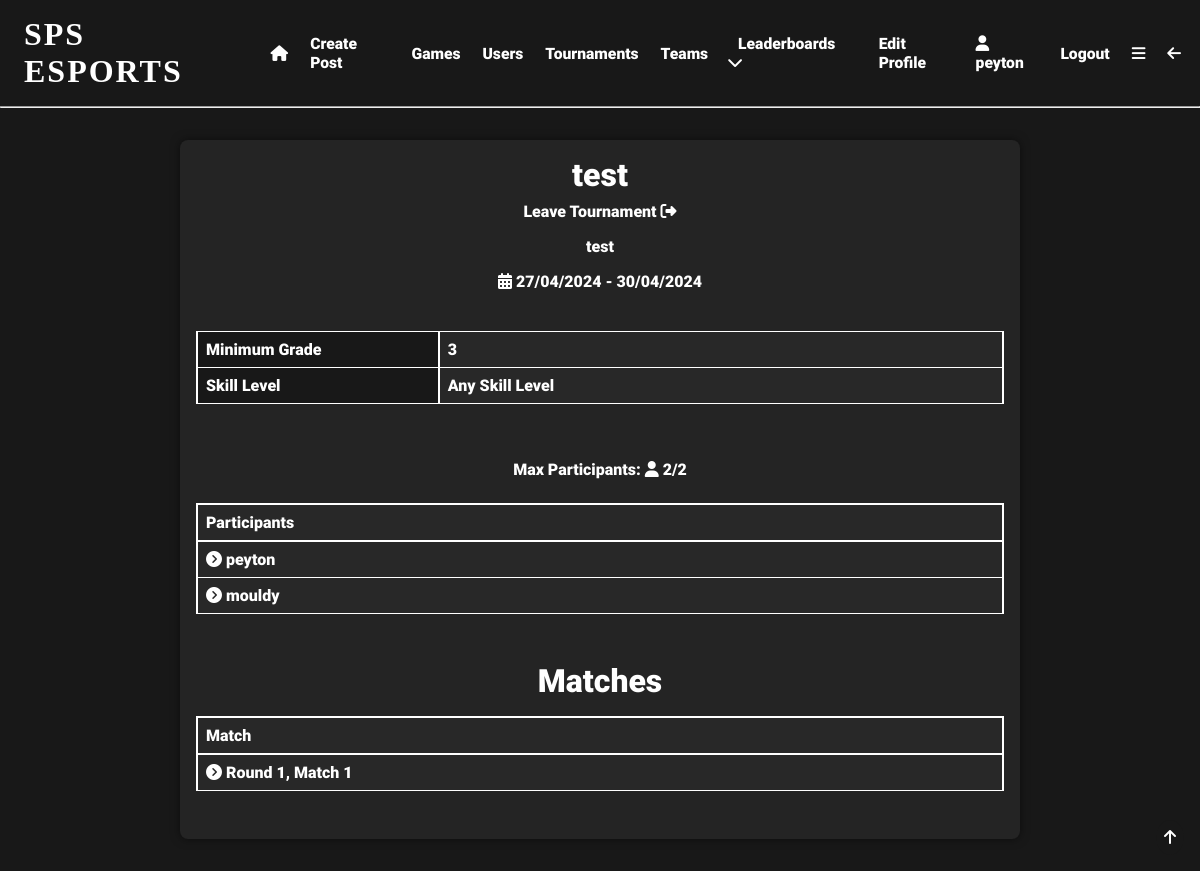
/tournament/1 (signed in), run on an earlier commit of the app's database.
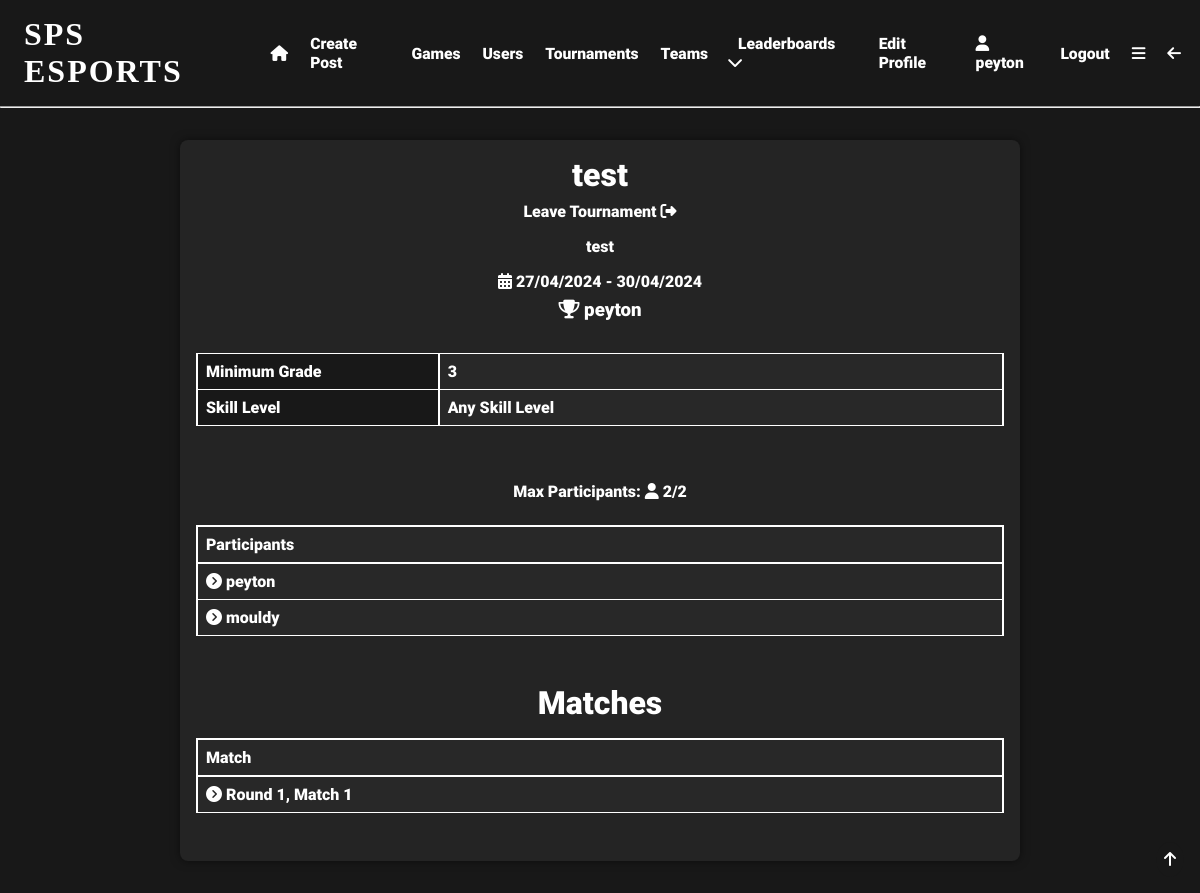
And on a later commit of the database.
### app/models.py (models this page shows, shortened)
class User(UserMixin, db.Model):
    user_id = db.Column(db.Integer, primary_key=True)
    username = db.Column(db.String(64), index=True, unique=True)
    email = db.Column(db.String(120), index=True, unique=True)
    password_hash = db.Column(db.String(128), nullable=False)
    pfp = db.Column(db.String(140))
    user_bio = db.Column(db.String(140), default='New to SPS eSports!!!')
    pronouns = db.Column(db.String(64), nullable=True)
    skill_level = db.Column(db.String(64), default='Unsure')
    role = db.Column(db.String(64))
    grade = db.Column(db.String(64), nullable=True, default='Unsure')
    availability = db.Column(db.String(140), default='Unsure')
    teams = db.relationship('Teams', back_populates='user')
    team_users = db.relationship('TeamUsers', back_populates='user')
    posts = db.relationship('Posts', back_populates='user')
    likes = db.relationship('Likes', back_populates='user')
    tournaments = db.relationship('Tournaments', back_populates='user')
    favourite_games = db.relationship('FavouriteGames', back_populates='user')
    tournament_users = db.relationship('TournamentUsers', back_populates='user')
    comments = db.relationship('Comments', back_populates='user')
    matches = db.relationship('Matches', back_populates='user')
    match_users = db.relationship('MatchUsers', back_populates='user')
    following = db.relationship('Following', backref='user', foreign_keys='Following.user_id')
    followed = db.relationship('Following', foreign_keys='Following.following_id')
    sponsor = db.relationship('SponsoredUsers', backref='user', foreign_keys='SponsoredUsers.sponsor_id')
    sponsored = db.relationship('SponsoredUsers', foreign_keys='SponsoredUsers.sponsored_id')

### app/routes.py (the view)
@app.route('/tournament/<tournament_id>')
@login_required
def tournament(tournament_id):
    tournament = Tournaments.query.filter_by(tournament_id=tournament_id).first_or_404()
    user = current_user
    in_tournament = TournamentUsers.query.filter_by(tournament_id=tournament_id, user_id=user.user_id).count()
    participant_id = TournamentUsers.query.filter_by(tournament_id=tournament_id).all()
    participants = []
    for participant in participant_id:
        user = User.query.filter_by(user_id=participant.user_id).first()
        participants.append(user)
    p_number = len(participants)
    matches = Matches.query.filter_by(tournament_id=tournament_id).all()
    winner = User.query.filter_by(user_id=tournament.winner).first()
    return render_template('tournament.html', tournament=tournament, user=user, in_tournament=in_tournament,
                           participants=participants, matches=matches, winner=winner, p_number=p_number)

### app/__init__.py (called while the page is built)
@app.template_filter('format_date')
def format_date(date):
    return date.strftime('%d/%m/%Y')

### app/models.py (called while the page is built)
@login.user_loader
def load_user(user_id):
    return User.query.get(int(user_id))  # returns the user id as an integer

### app/templates/tournament.html (shortened to what this page needs)
{% extends "base.html" %}
{% block content %}
<div class="centre">
    <div class="gen-container">
        <h1>{{tournament.tournament_name}}</h1>
        {% if in_tournament == 0 %}
        <a href="{{url_for('join_tournament', tournament_id=tournament.tournament_id)}}"><i
                class="fa-solid fa-right-to-bracket"></i>  Join Tournament</a>
        {% else %}
        <a href="{{url_for('join_tournament', tournament_id=tournament.tournament_id)}}">Leave Tournament <i
                class="fa-solid fa-right-from-bracket"></i></a>
        {% endif %}
        <p>{{tournament.tournament_description}}</p>
        <p><i class="fa-solid fa-calendar-days"></i>   {{tournament.tournament_start|format_date}} - {{tournament.tournament_end|format_date}}</p>
        {% if winner %}
        <h3><i class="fa-solid fa-trophy"></i>   {{winner.username}}</h3>
        {% endif %}
        <div class="info-table firstcolumn">
            <table>
                <tr>
                    <td>Minimum Grade</td>
                    <td>{{tournament.tournament_min_grade}}</td>
                </tr>
                <tr>
                    <td>Skill Level</td>
                    <td>{{tournament.tournament_skill_level}}</td>
                </tr>
            </table>
        </div>
        <div class="info-table lineup">
            <p>Max Participants: <i class="fa-solid fa-user"></i>   {{p_number}}/{{tournament.participants}}</p>
            <table>
                <tr>
                    <th>Participants</th>
                </tr>
                {% for participant in participants %}
                <tr>
                    <td><a href="{{url_for('user', username=participant.username)}}"><i
                            class="fa-solid fa-circle-chevron-right"></i>   {{participant.username}}</a></td>
                </tr>
                {% endfor %}
            </table>
        </div>
        <div class="info-table lineup">
            <h1>Matches</h1>
            <table>
                <tr>
                    <th>Match</th>
                </tr>
                {% for match in matches %}
                <tr>
                    <td><a href="{{url_for('match', match_id=match.match_id)}}"><i
                            class="fa-solid fa-circle-chevron-right"></i>   Round
                        {{match.round}}, Match {{match.round_match}}</a></td>
                </tr>
                {% endfor %}
            </table>
        </div>
    </div>
</div>
{% endblock %}

### app/templates/base.html (shortened to what this page needs)
<!DOCTYPE html>
<html lang="en">
<head>
    <link rel="stylesheet" href="{{ url_for('static', filename='css/styles.css') }}">
</head>
<body>
  <div id="top" class="header">
      {% if current_user.is_anonymous %}
        <h1 onclick="location.href='login'">SPS ESPORTS</h1>
        <a href="{{ url_for('login') }}">Login</a>
        <a href="{{ url_for('register') }}">Register</a>
        <a href="{{ url_for('about') }}">About</a>
      {% else %}
        <h1 onclick="location.href='{{url_for('index')}}'">SPS ESPORTS</h1>
          <a href="{{ url_for('index') }}" class="hidemobile"><i class="fa-solid fa-house"></i></a>
          <a href="{{ url_for('create_post') }}" class="hidemobile">Create Post</a>
          <a href="{{ url_for('search') }}" class="hidemobile">Games</a>
          <a href="{{ url_for('user_search') }}" class="hidemobile">Users</a>
          <a href="{{ url_for('tournament_search') }}" class="hidemobile">Tournaments</a>
          <a href="{{url_for('team_search')}}" class="hidemobile">Teams</a>
          <div class="expand" class="hidemobile">
              <div class="expand-button">
                  <a href="javascript:showDropdown()">Leaderboards <i class="fa-solid fa-chevron-down"></i></a>
              </div>
          </div>
          <a href="{{ url_for('edit_profile') }}" class="hidemobile">Edit Profile</a>
          <a href="{{ url_for('user', username=current_user.username) }}" class="hidemobile"><i class="fa-solid fa-user"></i>
              {{current_user.username}}</a>
          <a href="{{ url_for('logout') }}" class="hidemobile">Logout</a>
        <a href="javascript:showNavBar()"><i class="fa-solid fa-bars"></i></a>
        <a href="javascript:window.history.back();" class="hidemobile"><i class="fa-solid fa-arrow-left"></i></a>
      {% endif %}
  </div>
    <hr>
  <div class="topbutton">
    <a href="#top"><i class="fa-solid fa-arrow-up"></i></a>
  </div>
{% block content %} {% endblock %}
</body>
</html>

What changed in the data, as far as the page shows it:
changed User "peyton": username (not shown) → "peyton"
